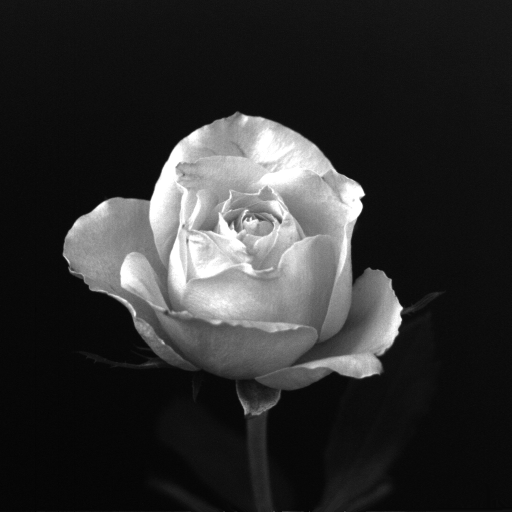
#> input picture Question-1/Rose.tif, 1024 x 1024 px (shown at 1/2 size)
$ jupyter execute '1(a).ipynb'
#> lines starting #> are read from the running program, lines starting #| are printed output that depends on the picture
## Task 1(a): Take a grayscale image of size 512x512, decrease its spatial resolution by half every time & observe it's change when displaying in the same window size

### Importing the Libraries

[cell 1]
import cv2
import numpy as np
import matplotlib.pyplot as plt

[cell 2]
def decreased_resolution(image):
    height, width = image.shape
    decreased_image = np.zeros((height//2, width//2))

    for r in range(0, height, 2):
        for c in range(0, width, 2):
            decreased_image[r//2, c//2] = image[r, c]

    return np.uint8(decreased_image)

[cell 3]
original_image = cv2.imread("./Rose.tif", cv2.IMREAD_GRAYSCALE)
#> original_image is the input picture: shape (1024, 1024); min 0, max 255, mean 46.8
original_image = cv2.resize(original_image, (512, 512))
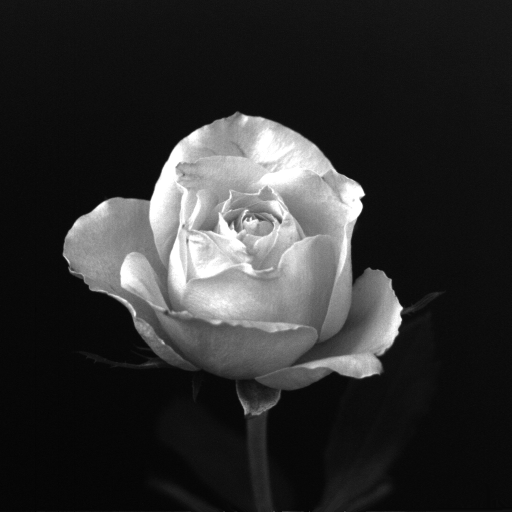
#> original_image: shape (512, 512); min 3, max 255, mean 46.9

[cell 4]
decreased_image = original_image.copy()
plt.figure(figsize=(13,13))

for k in range(1, 5):
    plt.subplot(2,2,k)
    plt.imshow(decreased_image, cmap='gray')
    height, width = decreased_image.shape
    plt.title(f"{height}*{width}")
    decreased_image = decreased_resolution(decreased_image)
#> this loop made 4 passes
#> pass 2, `decreased_image = decreased_resolution(decreased_image)`:
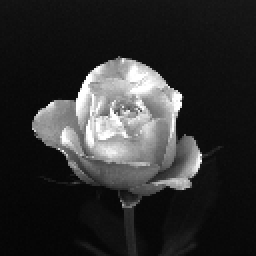
#> decreased_image: shape (128, 128) (shown 2 times larger); min 4, max 255, mean 46.9
#> pass 3, `decreased_image = decreased_resolution(decreased_image)`:
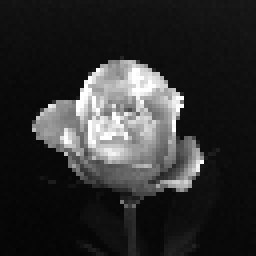
#> decreased_image: shape (64, 64) (shown 4 times larger); min 4, max 255, mean 46.8
#> after the loop:
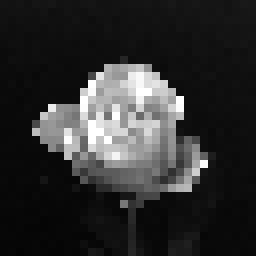
#> decreased_image: shape (32, 32) (shown 8 times larger); min 4, max 255, mean 46.9
plt.show()

$ run again, with Question-1/Skeleton 750x1482.tif copied over Question-1/Rose.tif
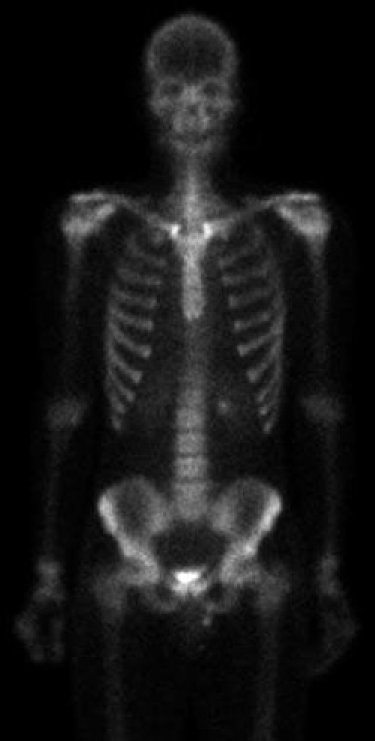
#> input picture Question-1/Skeleton 750x1482.tif, 750 x 1482 px (shown at 1/2 size)
#> original_image is the input picture: shape (1482, 750); min 0, max 255, mean 22.5
#> `original_image = cv2.resize(original_image, (512, 512))`:
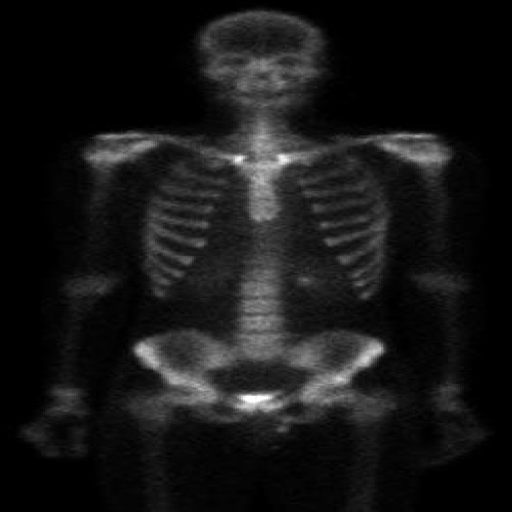
#> original_image: shape (512, 512); min 0, max 255, mean 22.5
#> after the loop `for k in range(1, 5):`:
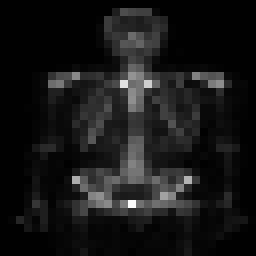
#> decreased_image: shape (32, 32) (shown 8 times larger); min 0, max 251, mean 22.6
